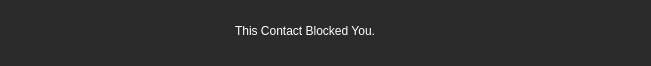
<?xml version="1.0" encoding="UTF-8"?>
<ui version="4.0">
 <class>BlockedWidget</class>
 <widget class="QWidget" name="BlockedWidget">
  <property name="geometry">
   <rect>
    <x>0</x>
    <y>0</y>
    <width>651</width>
    <height>65</height>
   </rect>
  </property>
  <property name="windowTitle">
   <string>Form</string>
  </property>
  <layout class="QGridLayout" name="gridLayout">
   <property name="leftMargin">
    <number>0</number>
   </property>
   <property name="topMargin">
    <number>0</number>
   </property>
   <property name="rightMargin">
    <number>0</number>
   </property>
   <property name="bottomMargin">
    <number>0</number>
   </property>
   <item row="0" column="0">
    <widget class="QWidget" name="widget" native="true">
     <property name="minimumSize">
      <size>
       <width>0</width>
       <height>66</height>
      </size>
     </property>
     <property name="maximumSize">
      <size>
       <width>16777215</width>
       <height>66</height>
      </size>
     </property>
     <property name="styleSheet">
      <string notr="true">background-color: #2b2b2b; color: white; padding: 5px;
</string>
     </property>
     <layout class="QHBoxLayout" name="horizontalLayout_2">
      <item alignment="Qt::AlignmentFlag::AlignHCenter">
       <widget class="QWidget" name="widget_2" native="true">
        <property name="minimumSize">
         <size>
          <width>400</width>
          <height>0</height>
         </size>
        </property>
        <property name="maximumSize">
         <size>
          <width>400</width>
          <height>16777215</height>
         </size>
        </property>
        <widget class="QLabel" name="label">
         <property name="geometry">
          <rect>
           <x>102</x>
           <y>0</y>
           <width>205</width>
           <height>44</height>
          </rect>
         </property>
         <property name="text">
          <string>This Contact Blocked You.</string>
         </property>
        </widget>
       </widget>
      </item>
     </layout>
    </widget>
   </item>
  </layout>
 </widget>
 <resources/>
 <connections/>
</ui>
